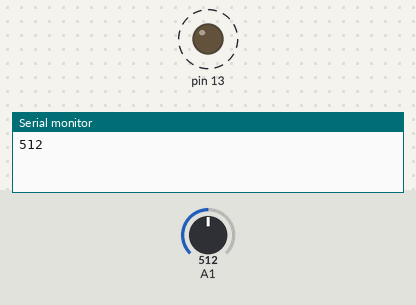
A sketch run on a simulated Arduino Uno, built with avr-gcc and run on an emulated ATmega328P. Parts: output pins drawn as LEDs (lit = HIGH), the last lines printed to the serial monitor. Dashed ring = blinking. Inputs (shaded band) come from the test bench; at power-on: A1 = 512.

Above: at 1.8 s.
1.9 s: A1 set to 306
At 2.2 s:
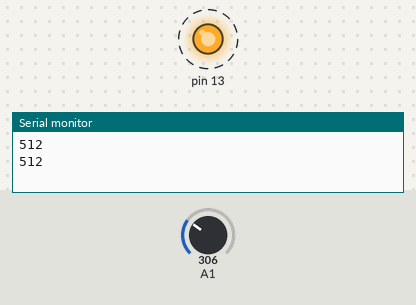
5.4 s: A1 set to 122
At 5.56 s:
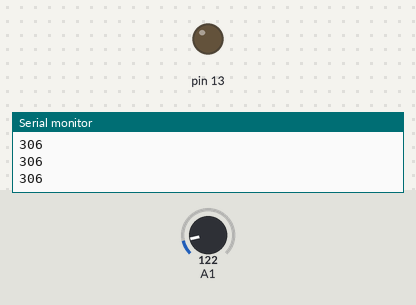
Timing chart, 0 to 14.9 s (numbered marks = the images above; inputs shaded):
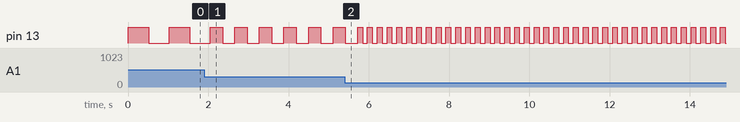

Measured:
- after the input at 1.9 s, pin 13: alternates HIGH for 0.31 s and LOW for 0.31 s, starting after 0.46 s
- by itself, pin 13: alternates HIGH for 0.51 s and LOW for 0.51 s

The sketch:

sketch_may20a.ino
```cpp
void setup() {
  // put your setup code here, to run once:
pinMode(13,OUTPUT);

Serial.begin(9600);
}

void loop() {
  // put your main code here, to run repeatedly:

int potVal = analogRead(A1); //0-1023
digitalWrite(13,HIGH);
delay(potVal);
digitalWrite(13,LOW);
delay(potVal);
Serial.println(potVal);

}
```
